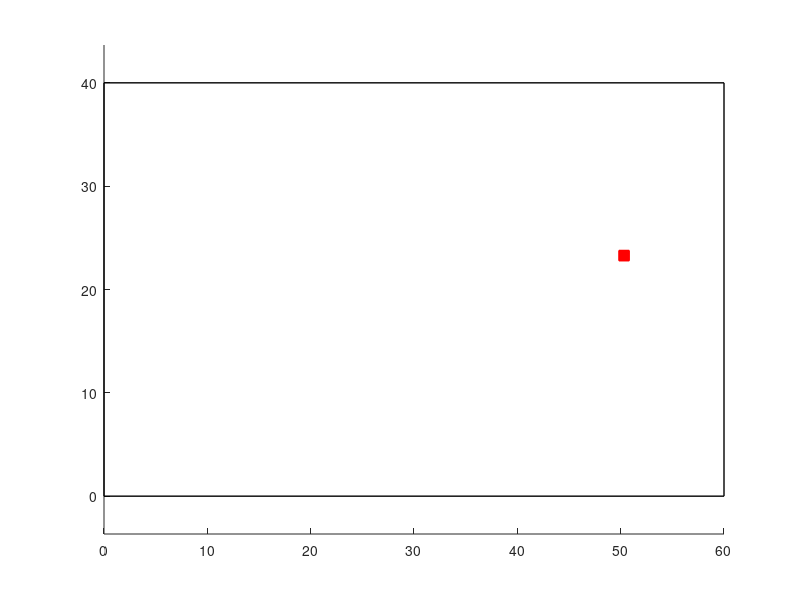

MATLAB code for this plot: (Note: this script raises an error after producing the figure.)
% lab 6 
% ćwiczenie 1 - wersja 1 - bez odbić

clear all; close all; clc;

% wymiary pomieszczenia
sizeX = 60; sizeY = 40;
rectangle('Position', [0 0 sizeX sizeY], 'EdgeColor', 'black', 'LineWidth', 1);
hold on;
axis equal;

% współrzędne nadajników
uwb = [5.5, 5.5, 5.5; % x
       4.5, 20,  34]; % y

% współrzędne odbiorników
odb = [54,   54,   54,   54;    % x
       10.5, 16.5, 24.5, 30.5]; % y

% pasywny obiekt, który blokuje część z możliwych dróg propagacji
uwb_idx = randi(length(uwb(1,:)));
odb_idx = randi(length(odb(1,:)));
t = rand();
obj_x = (1 - t) * uwb(1, uwb_idx) + t * odb(1, odb_idx);
obj_y = (1 - t) * uwb(2, uwb_idx) + t * odb(2, odb_idx);
rectangle('Position', [obj_x obj_y 1 1], 'EdgeColor', 'red', 'FaceColor', 'red', 'LineWidth', 1);

for i=1:length(uwb(1,:))
    for j=1:length(odb(1,:))
        plot(uwb(1, i), uwb(2, i), 'O', 'Color', 'blue');
        plot(odb(1, j), odb(2, j), 'O', 'Color', 'blue');
        hold on;

        res = wektorsektor(uwb(1, i), uwb(2,i), odb(1,j), odb(2,j), obj_x, obj_y, 1, 1);
        if res == 1 || res == 0
            line([uwb(1,i) odb(1,j)], [uwb(2,i) odb(2,j)], 'Color', 'red', 'LineWidth', 2);
        else
            line([uwb(1,i) odb(1,j)], [uwb(2,i) odb(2,j)], 'Color', 'green', 'LineWidth', 0.5);
        end
    end
end